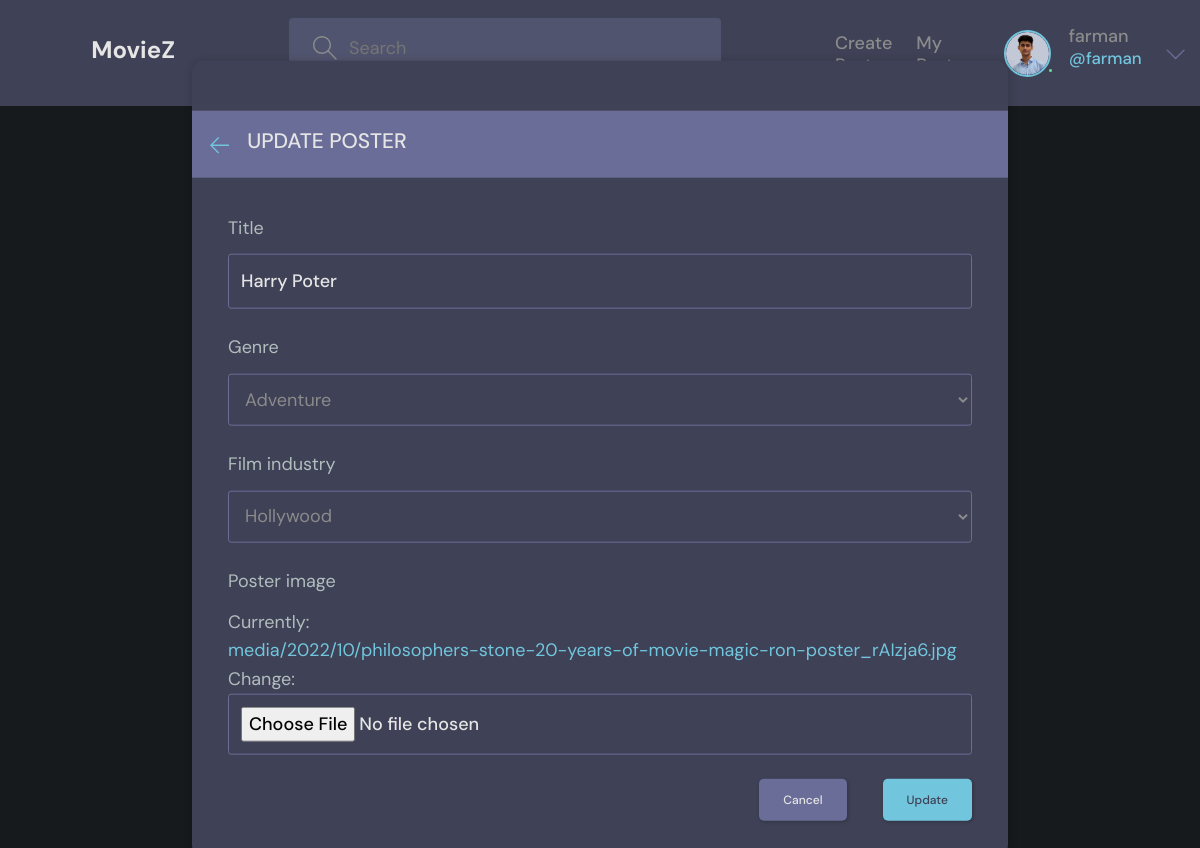
Before: /update-poster/13/ (signed in) with the older database file.
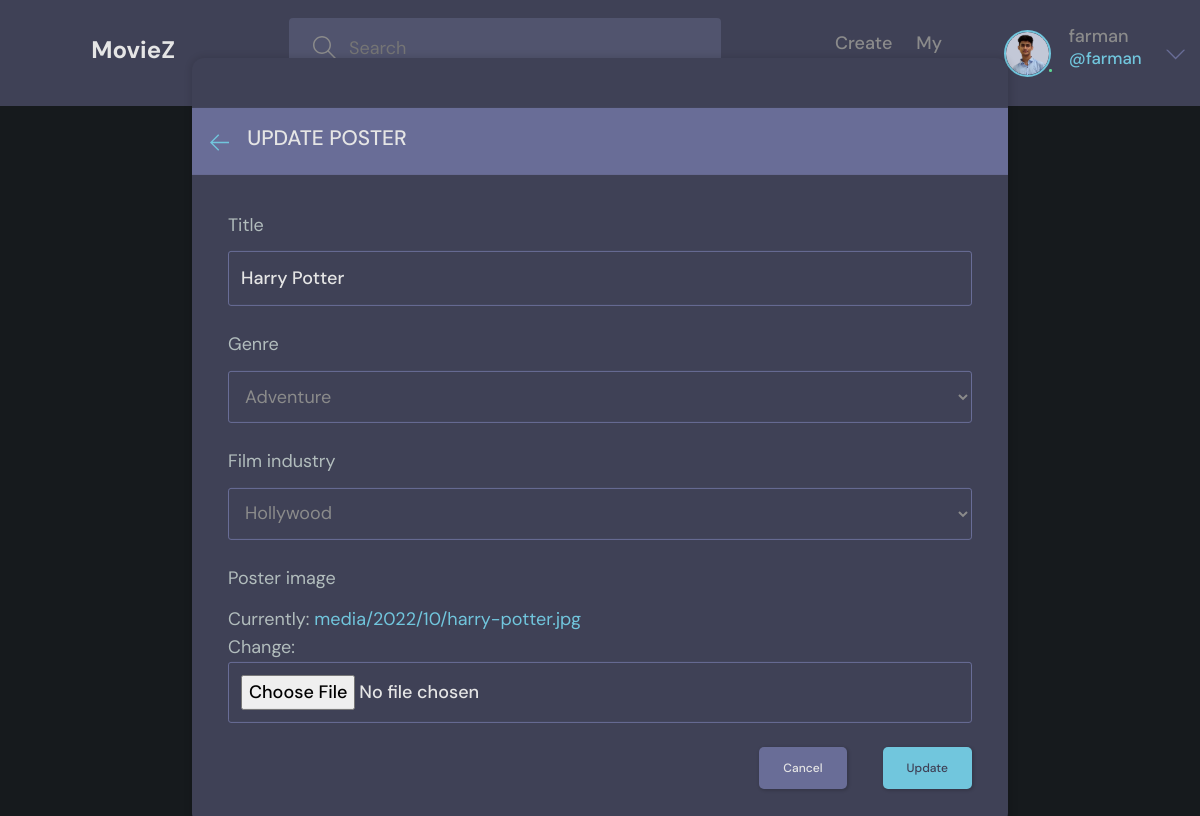
After: the same page with the newer database file.
### base/models.py (models this page shows, shortened)
class MoviePoster(models.Model):
    GENRE_CHOICES = [
        ('Action', 'Action'),
        ('Comedy', 'Comedy'),
        ('Drama', 'Drama'),
        ('Horror', 'Horror'),
        ('Romance', 'Romance'),
        ('Thriller', 'Thriller'),
        ('Sports', 'Sports'),
        ('Adventure', 'Adventure'),
    ]
    FILM_INDUSTRY_CHOICES = [
        ('Bollywood',"Bollywood"),
        ('Hollywood','Hollywood'),
        ('Tollywood','Tollywood'),
        ('Webseries','Webseries'),
    ]
    member = models.ManyToManyField(User, blank=True)
    author = models.ForeignKey(User, null= True, on_delete = models.SET_NULL,related_name="author",)
    title = models.CharField(max_length = 200, null=True)
    genre = models.CharField(max_length = 30, choices = GENRE_CHOICES, blank = True, null = True)
    film_industry = models.CharField(max_length = 30, choices = FILM_INDUSTRY_CHOICES, null=True, blank = True)
    poster_image = models.ImageField(upload_to = 'media/%Y/%m/')
    created_at = models.DateTimeField(auto_now_add = True)
    updated_at = models.DateTimeField(auto_now = True)
    class Meta:
        ordering = ['-created_at']

### base/views.py (the view, shortened to what this page needs)
# urls.py: path('update-poster/<str:id>/', views.updatePoster, name="update-poster"),
@login_required(login_url="login")
def updatePoster(request,id):
    poster = MoviePoster.objects.get(pk=id)
    form = PosterForm(instance=poster)
    data={
        'form':form,
        'poster':poster,
    }
    return render(request,'base/update-poster.html',data)

### base/forms.py
class PosterForm(ModelForm):
    class Meta:
        model = MoviePoster
        fields = '__all__'
        exclude = ['author','member']

### templates/base/update-poster.html (shortened to what this page needs)
{% extends 'main.html' %}
{% block content %}
<main class="update-account layout">
    <div class="container" >
        <div class="layout__box">
            <div class="layout__boxHeader" style="margin-top:50px;">
                <div class="layout__boxTitle">
                    <a href="{% url 'posters' %}">
                        <svg version="1.1" xmlns="http://www.w3.org/2000/svg" width="32" height="32"
                            viewBox="0 0 32 32">
                            <title>arrow-left</title>
                            <path
                                d="M13.723 2.286l-13.723 13.714 13.719 13.714 1.616-1.611-10.96-10.96h27.625v-2.286h-27.625l10.965-10.965-1.616-1.607z">
                            </path>
                        </svg>
                    </a>
                    <h3>Update Poster</h3>
                </div>
            </div>
            <div class="layout__body">
                <form class="form" action="{% url 'update-poster' poster.id %}" method="POST" enctype="multipart/form-data">
        {% for field in form %}
          <div class="form__group">
            <label for="{{field.label}}">{{field.label}}</label>
            {{field}}
          </div>
          {% endfor %}
                    <div class="form__action">
                        <a class="btn btn--dark" href="{% url 'posters' %}">Cancel</a>
                        <button class="btn btn--main" type="submit">Update</button>
                    </div>
                </form>
            </div>
        </div>
    </div>
</main>
{% endblock content %}

Changed rows visible on the page:
changed MoviePoster "Adventure": title "Harry Poter" → "Harry Potter"
Other visible differences:
text no longer shown: "Currently: media/2022/10/philosophers-stone-20-years-of-movie-magic-ron-poster_rAIzja6.jpg Change:"
text now shown: "Currently: media/2022/10/harry-potter.jpg Change:"
